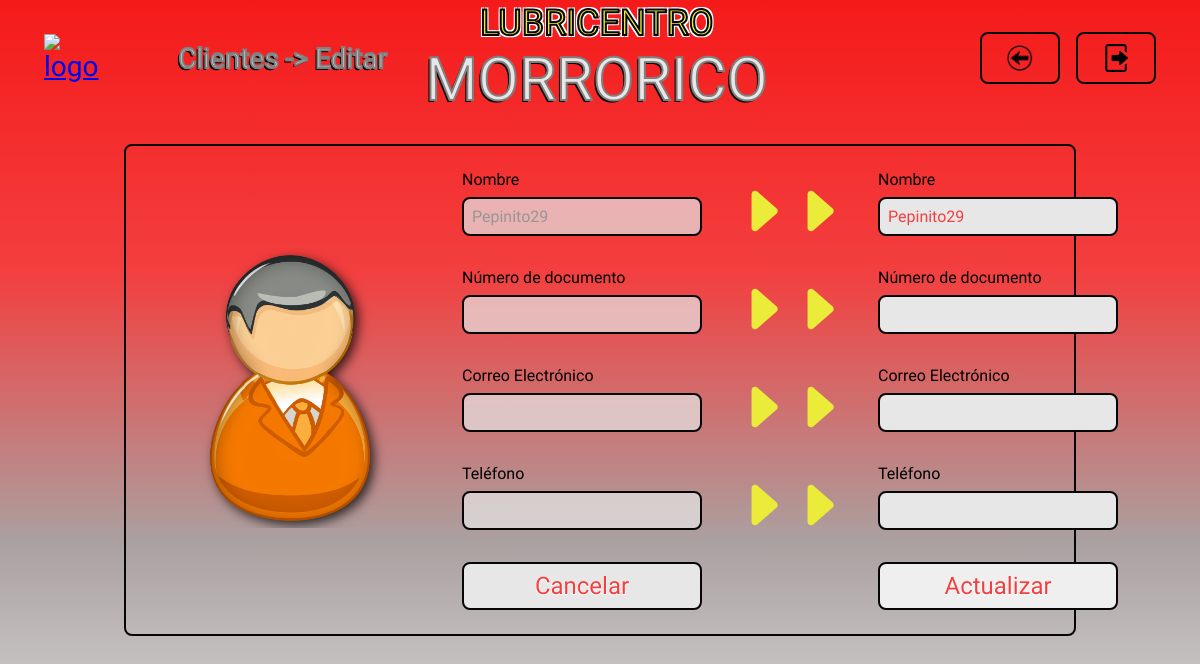
Before: /clientes/formulario_editar_clientes/29 with the older database file.
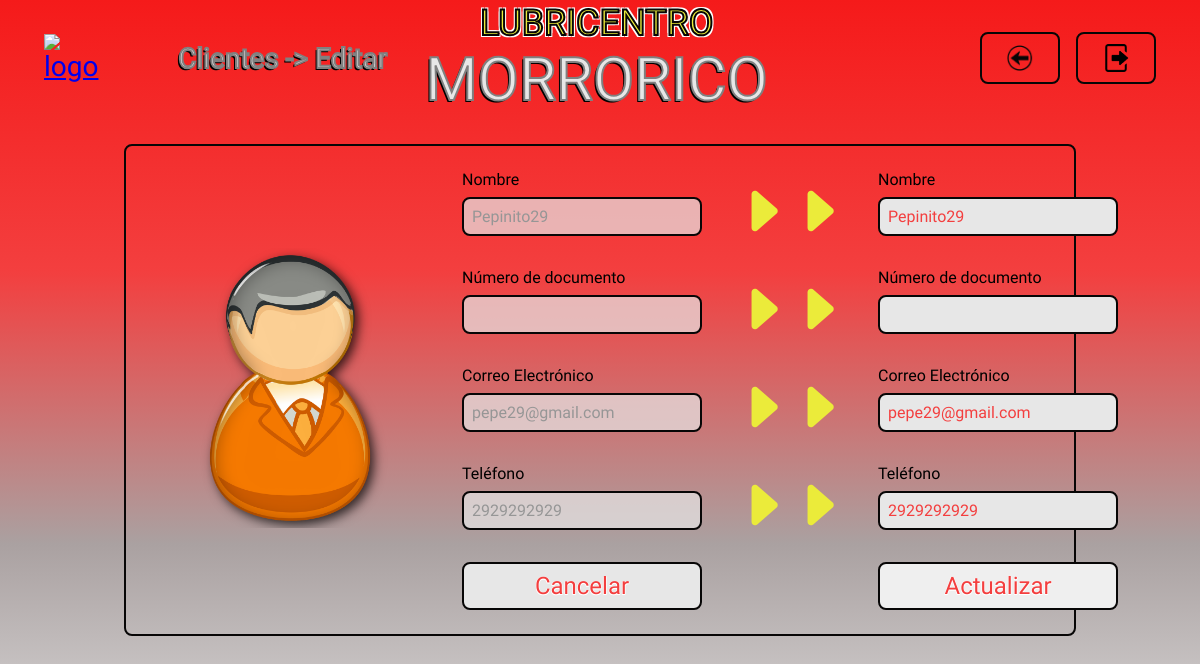
After: the same page with the newer database file.
### clientes/models.py (models this page shows)
class Cliente(models.Model):
    nombre_cliente = models.CharField(max_length=50, null=False, blank=False)
    documento_identidad = models.CharField(max_length=20, null=False, blank=False)
    correo_electronico = models.EmailField(max_length=100, null=True, blank=True)
    telefono = models.CharField(max_length=15, null=True, blank=True)

### clientes/views.py (the view)
# urls.py: path("formulario_editar_clientes/<int:id>", views.formulario_editar_clientes, name="formulario_editar_clientes"),
def formulario_editar_clientes(request, id):
    cliente = Cliente.objects.get(id=id)
    return render(request, 'editar_clientes.html', {
        'cliente': cliente
    })

### templates/editar_clientes.html (shortened to what this page needs)
{% extends "layouts/base.html" %}
{% load static %}
{% block nombre_seccion %}
<p class="header__titulo letra_blanca">Clientes -> Editar</p>
{% endblock nombre_seccion %}
{% block boton_volver %}
<li>
    <a href="{% url "clientes" %}" class="header__boton header__volver">
        <img src="{% static "images/logo_volver.png" %}" alt="volver" class="header__logo_boton">
    </a>
</li>
{% endblock boton_volver %}
{% block boton_cerrar_sesion %}
    {% include "layouts/partials/boton_cerrar_sesion.html" %}
{% endblock boton_cerrar_sesion %}
{% block cuerpo_seccion %}
{% include "forms/form_editar_clientes.html" %}
{% endblock cuerpo_seccion %}

### templates/forms/form_editar_clientes.html (shortened to what this page needs)
{% load static %}
<div class="contenedor">
    <article class="card card_editar">
        <figure>
            <img src="{% static "images/logo_cliente.png" %}" alt="logo" class="card__image_editar">
        </figure>
        <div>
            <form action="" class="card__form_editar">
                <div class="card__form-div">
                    <label for="nombre_cliente">Nombre</label></i>
                    <input type="text" id="nombre_cliente" name="nombre_cliente" value="{{ cliente.nombre_cliente }}" disabled class="card__input_form card_input_form_disabled heigth_input_16">
                </div>
                <div class="card__form-div">
                    <label for="documento_identidad">Número de documento</label>
                    <input type="text" maxlength="20" id="documento_identidad" name="documento_identidad" value="{{ cliente.documento_identidad }}" disabled class="card__input_form card_input_form_disabled heigth_input_16">
                </div>
                <div class="card__form-div">
                    <label for="correo_electronico">Correo Electrónico</label>
                    <input type="email" maxlength="100" id="correo_electronico" name="correo_electronico" value="{{ cliente.correo_electronico }}" disabled class="card__input_form card_input_form_disabled heigth_input_16">
                </div>
                <div class="card__form-div">
                    <label for="telefono">Teléfono</label>
                    <input type="tel" maxlength="15" id="telefono", name="telefono" value="{{ cliente.telefono }}" disabled class="card__input_form card_input_form_disabled heigth_input_16">
                </div>
                <div class="card__form-div">
                    <a href="{% url "clientes" %}" class="boton card_form__boton_cancelar letra_roja">Cancelar</a>
                </div>
            </form>
        </div>
        <div class="card__contenedor_flechas">
            <div class="card__flechas">
                <i class="bi bi-caret-right-fill"></i>
                <i class="bi bi-caret-right-fill"></i>
            </div>
            <div class="card__flechas">
                <i class="bi bi-caret-right-fill"></i>
                <i class="bi bi-caret-right-fill"></i>
            </div>
            <div class="card__flechas">
                <i class="bi bi-caret-right-fill"></i>
                <i class="bi bi-caret-right-fill"></i>
            </div>
            <div class="card__flechas">
                <i class="bi bi-caret-right-fill"></i>
                <i class="bi bi-caret-right-fill"></i>
            </div>
        </div>
        <div>
            <form action="{% url "editar_cliente" %}" method="post" class="card__form_editar">
                <div class="card__form-div">
                    <label for="nombre_cliente">Nombre</label></i>
                    <input type="text" id="nombre_cliente" name="nombre_cliente" value="{{ cliente.nombre_cliente }}" required class="card__input_form heigth_input_16">
                </div>
                <div class="card__form-div">
                    <label for="documento_identidad">Número de documento</label>
                    <input type="text" maxlength="20" id="documento_identidad" name="documento_identidad" value="{{ cliente.documento_identidad }}" class="card__input_form heigth_input_16">
                </div>
                <div class="card__form-div">
                    <label for="correo_electronico">Correo Electrónico</label>
                    <input type="email" maxlength="100" id="correo_electronico" name="correo_electronico" value="{{ cliente.correo_electronico }}" class="card__input_form heigth_input_16">
                </div>
                <div class="card__form-div">
                    <label for="telefono">Teléfono</label>
                    <input type="tel" maxlength="15" id="telefono", name="telefono" value="{{ cliente.telefono }}" class="card__input_form heigth_input_16">
                </div>
                <button type="submit" class="boton boton_guardar_registro letra_roja">Actualizar</button>
            </form>
        </div>
    </article>
</div>

Changed rows visible on the page:
changed Cliente "Pepinito29": correo_electronico (not shown) → "pepe29@gmail.com"; telefono (not shown) → "2929292929"
